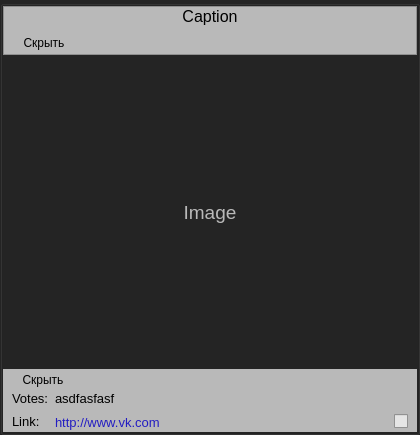
<?xml version="1.0" encoding="UTF-8"?>
<ui version="4.0">
 <class>GroupBox</class>
 <widget class="QGroupBox" name="GroupBox">
  <property name="geometry">
   <rect>
    <x>0</x>
    <y>0</y>
    <width>420</width>
    <height>435</height>
   </rect>
  </property>
  <property name="sizePolicy">
   <sizepolicy hsizetype="Preferred" vsizetype="Preferred">
    <horstretch>0</horstretch>
    <verstretch>0</verstretch>
   </sizepolicy>
  </property>
  <property name="minimumSize">
   <size>
    <width>0</width>
    <height>0</height>
   </size>
  </property>
  <property name="maximumSize">
   <size>
    <width>99999</width>
    <height>16777215</height>
   </size>
  </property>
  <property name="palette">
   <palette>
    <active>
     <colorrole role="Base">
      <brush brushstyle="SolidPattern">
       <color alpha="255">
        <red>229</red>
        <green>229</green>
        <blue>229</blue>
       </color>
      </brush>
     </colorrole>
     <colorrole role="Window">
      <brush brushstyle="SolidPattern">
       <color alpha="255">
        <red>36</red>
        <green>36</green>
        <blue>36</blue>
       </color>
      </brush>
     </colorrole>
    </active>
    <inactive>
     <colorrole role="Base">
      <brush brushstyle="SolidPattern">
       <color alpha="255">
        <red>229</red>
        <green>229</green>
        <blue>229</blue>
       </color>
      </brush>
     </colorrole>
     <colorrole role="Window">
      <brush brushstyle="SolidPattern">
       <color alpha="255">
        <red>36</red>
        <green>36</green>
        <blue>36</blue>
       </color>
      </brush>
     </colorrole>
    </inactive>
    <disabled>
     <colorrole role="Base">
      <brush brushstyle="SolidPattern">
       <color alpha="255">
        <red>36</red>
        <green>36</green>
        <blue>36</blue>
       </color>
      </brush>
     </colorrole>
     <colorrole role="Window">
      <brush brushstyle="SolidPattern">
       <color alpha="255">
        <red>36</red>
        <green>36</green>
        <blue>36</blue>
       </color>
      </brush>
     </colorrole>
    </disabled>
   </palette>
  </property>
  <property name="mouseTracking">
   <bool>false</bool>
  </property>
  <property name="windowTitle">
   <string>GroupBox</string>
  </property>
  <property name="autoFillBackground">
   <bool>true</bool>
  </property>
  <property name="title">
   <string/>
  </property>
  <property name="flat">
   <bool>true</bool>
  </property>
  <property name="checkable">
   <bool>false</bool>
  </property>
  <layout class="QVBoxLayout" name="verticalLayout">
   <property name="spacing">
    <number>0</number>
   </property>
   <property name="margin">
    <number>0</number>
   </property>
   <item>
    <widget class="QFrame" name="frame_3">
     <property name="palette">
      <palette>
       <active>
        <colorrole role="Base">
         <brush brushstyle="SolidPattern">
          <color alpha="255">
           <red>229</red>
           <green>229</green>
           <blue>229</blue>
          </color>
         </brush>
        </colorrole>
        <colorrole role="Window">
         <brush brushstyle="SolidPattern">
          <color alpha="255">
           <red>185</red>
           <green>185</green>
           <blue>185</blue>
          </color>
         </brush>
        </colorrole>
       </active>
       <inactive>
        <colorrole role="Base">
         <brush brushstyle="SolidPattern">
          <color alpha="255">
           <red>229</red>
           <green>229</green>
           <blue>229</blue>
          </color>
         </brush>
        </colorrole>
        <colorrole role="Window">
         <brush brushstyle="SolidPattern">
          <color alpha="255">
           <red>185</red>
           <green>185</green>
           <blue>185</blue>
          </color>
         </brush>
        </colorrole>
       </inactive>
       <disabled>
        <colorrole role="Base">
         <brush brushstyle="SolidPattern">
          <color alpha="255">
           <red>185</red>
           <green>185</green>
           <blue>185</blue>
          </color>
         </brush>
        </colorrole>
        <colorrole role="Window">
         <brush brushstyle="SolidPattern">
          <color alpha="255">
           <red>185</red>
           <green>185</green>
           <blue>185</blue>
          </color>
         </brush>
        </colorrole>
       </disabled>
      </palette>
     </property>
     <property name="autoFillBackground">
      <bool>true</bool>
     </property>
     <property name="frameShape">
      <enum>QFrame::StyledPanel</enum>
     </property>
     <property name="frameShadow">
      <enum>QFrame::Raised</enum>
     </property>
     <layout class="QVBoxLayout" name="verticalLayout_3">
      <property name="spacing">
       <number>6</number>
      </property>
      <property name="margin">
       <number>0</number>
      </property>
      <item>
       <widget class="QLabel" name="titleLabel">
        <property name="font">
         <font>
          <family>Segoe UI</family>
          <pointsize>12</pointsize>
          <kerning>true</kerning>
         </font>
        </property>
        <property name="text">
         <string>Caption</string>
        </property>
        <property name="alignment">
         <set>Qt::AlignCenter</set>
        </property>
        <property name="wordWrap">
         <bool>true</bool>
        </property>
       </widget>
      </item>
      <item>
       <layout class="QHBoxLayout" name="horizontalLayout">
        <item>
         <widget class="QPushButton" name="hideButton">
          <property name="sizePolicy">
           <sizepolicy hsizetype="Minimum" vsizetype="Minimum">
            <horstretch>0</horstretch>
            <verstretch>0</verstretch>
           </sizepolicy>
          </property>
          <property name="cursor">
           <cursorShape>ArrowCursor</cursorShape>
          </property>
          <property name="text">
           <string>Скрыть</string>
          </property>
          <property name="iconSize">
           <size>
            <width>0</width>
            <height>0</height>
           </size>
          </property>
          <property name="flat">
           <bool>true</bool>
          </property>
         </widget>
        </item>
        <item>
         <spacer name="horizontalSpacer_4">
          <property name="orientation">
           <enum>Qt::Horizontal</enum>
          </property>
          <property name="sizeHint" stdset="0">
           <size>
            <width>40</width>
            <height>20</height>
           </size>
          </property>
         </spacer>
        </item>
       </layout>
      </item>
     </layout>
    </widget>
   </item>
   <item>
    <widget class="QLabel" name="imageLabel">
     <property name="sizePolicy">
      <sizepolicy hsizetype="Expanding" vsizetype="Expanding">
       <horstretch>0</horstretch>
       <verstretch>0</verstretch>
      </sizepolicy>
     </property>
     <property name="minimumSize">
      <size>
       <width>0</width>
       <height>0</height>
      </size>
     </property>
     <property name="palette">
      <palette>
       <active>
        <colorrole role="WindowText">
         <brush brushstyle="SolidPattern">
          <color alpha="255">
           <red>185</red>
           <green>185</green>
           <blue>185</blue>
          </color>
         </brush>
        </colorrole>
        <colorrole role="Text">
         <brush brushstyle="SolidPattern">
          <color alpha="255">
           <red>185</red>
           <green>185</green>
           <blue>185</blue>
          </color>
         </brush>
        </colorrole>
       </active>
       <inactive>
        <colorrole role="WindowText">
         <brush brushstyle="SolidPattern">
          <color alpha="255">
           <red>185</red>
           <green>185</green>
           <blue>185</blue>
          </color>
         </brush>
        </colorrole>
        <colorrole role="Text">
         <brush brushstyle="SolidPattern">
          <color alpha="255">
           <red>185</red>
           <green>185</green>
           <blue>185</blue>
          </color>
         </brush>
        </colorrole>
       </inactive>
       <disabled>
        <colorrole role="WindowText">
         <brush brushstyle="SolidPattern">
          <color alpha="255">
           <red>120</red>
           <green>120</green>
           <blue>120</blue>
          </color>
         </brush>
        </colorrole>
        <colorrole role="Text">
         <brush brushstyle="SolidPattern">
          <color alpha="255">
           <red>120</red>
           <green>120</green>
           <blue>120</blue>
          </color>
         </brush>
        </colorrole>
       </disabled>
      </palette>
     </property>
     <property name="font">
      <font>
       <family>Segoe UI</family>
       <pointsize>14</pointsize>
      </font>
     </property>
     <property name="frameShape">
      <enum>QFrame::NoFrame</enum>
     </property>
     <property name="frameShadow">
      <enum>QFrame::Sunken</enum>
     </property>
     <property name="lineWidth">
      <number>1</number>
     </property>
     <property name="text">
      <string>Image</string>
     </property>
     <property name="alignment">
      <set>Qt::AlignCenter</set>
     </property>
     <property name="wordWrap">
      <bool>true</bool>
     </property>
    </widget>
   </item>
   <item>
    <widget class="QFrame" name="frame_2">
     <property name="palette">
      <palette>
       <active>
        <colorrole role="Base">
         <brush brushstyle="SolidPattern">
          <color alpha="255">
           <red>229</red>
           <green>229</green>
           <blue>229</blue>
          </color>
         </brush>
        </colorrole>
        <colorrole role="Window">
         <brush brushstyle="SolidPattern">
          <color alpha="255">
           <red>185</red>
           <green>185</green>
           <blue>185</blue>
          </color>
         </brush>
        </colorrole>
       </active>
       <inactive>
        <colorrole role="Base">
         <brush brushstyle="SolidPattern">
          <color alpha="255">
           <red>229</red>
           <green>229</green>
           <blue>229</blue>
          </color>
         </brush>
        </colorrole>
        <colorrole role="Window">
         <brush brushstyle="SolidPattern">
          <color alpha="255">
           <red>185</red>
           <green>185</green>
           <blue>185</blue>
          </color>
         </brush>
        </colorrole>
       </inactive>
       <disabled>
        <colorrole role="Base">
         <brush brushstyle="SolidPattern">
          <color alpha="255">
           <red>185</red>
           <green>185</green>
           <blue>185</blue>
          </color>
         </brush>
        </colorrole>
        <colorrole role="Window">
         <brush brushstyle="SolidPattern">
          <color alpha="255">
           <red>185</red>
           <green>185</green>
           <blue>185</blue>
          </color>
         </brush>
        </colorrole>
       </disabled>
      </palette>
     </property>
     <property name="autoFillBackground">
      <bool>true</bool>
     </property>
     <layout class="QVBoxLayout" name="verticalLayout_2">
      <property name="spacing">
       <number>0</number>
      </property>
      <property name="margin">
       <number>0</number>
      </property>
      <item>
       <layout class="QHBoxLayout" name="horizontalLayout_2">
        <item>
         <widget class="QPushButton" name="hideButton2">
          <property name="cursor">
           <cursorShape>ArrowCursor</cursorShape>
          </property>
          <property name="text">
           <string>Скрыть</string>
          </property>
          <property name="flat">
           <bool>true</bool>
          </property>
         </widget>
        </item>
        <item>
         <spacer name="horizontalSpacer_3">
          <property name="orientation">
           <enum>Qt::Horizontal</enum>
          </property>
          <property name="sizeHint" stdset="0">
           <size>
            <width>40</width>
            <height>20</height>
           </size>
          </property>
         </spacer>
        </item>
       </layout>
      </item>
      <item>
       <layout class="QGridLayout" name="gridLayout_3">
        <property name="leftMargin">
         <number>9</number>
        </property>
        <property name="rightMargin">
         <number>9</number>
        </property>
        <property name="spacing">
         <number>6</number>
        </property>
        <item row="1" column="0">
         <widget class="QLabel" name="label_4">
          <property name="sizePolicy">
           <sizepolicy hsizetype="Fixed" vsizetype="Fixed">
            <horstretch>0</horstretch>
            <verstretch>0</verstretch>
           </sizepolicy>
          </property>
          <property name="font">
           <font>
            <family>Segoe UI</family>
            <pointsize>10</pointsize>
           </font>
          </property>
          <property name="frameShape">
           <enum>QFrame::NoFrame</enum>
          </property>
          <property name="frameShadow">
           <enum>QFrame::Sunken</enum>
          </property>
          <property name="lineWidth">
           <number>1</number>
          </property>
          <property name="text">
           <string>Link:</string>
          </property>
         </widget>
        </item>
        <item row="0" column="0">
         <widget class="QLabel" name="label_3">
          <property name="sizePolicy">
           <sizepolicy hsizetype="Fixed" vsizetype="Fixed">
            <horstretch>0</horstretch>
            <verstretch>0</verstretch>
           </sizepolicy>
          </property>
          <property name="font">
           <font>
            <family>Segoe UI</family>
            <pointsize>10</pointsize>
           </font>
          </property>
          <property name="frameShape">
           <enum>QFrame::NoFrame</enum>
          </property>
          <property name="frameShadow">
           <enum>QFrame::Sunken</enum>
          </property>
          <property name="lineWidth">
           <number>1</number>
          </property>
          <property name="text">
           <string>Votes:</string>
          </property>
         </widget>
        </item>
        <item row="1" column="1">
         <widget class="QLabel" name="linkLabel">
          <property name="sizePolicy">
           <sizepolicy hsizetype="Preferred" vsizetype="Ignored">
            <horstretch>0</horstretch>
            <verstretch>0</verstretch>
           </sizepolicy>
          </property>
          <property name="palette">
           <palette>
            <active>
             <colorrole role="WindowText">
              <brush brushstyle="SolidPattern">
               <color alpha="255">
                <red>35</red>
                <green>29</green>
                <blue>194</blue>
               </color>
              </brush>
             </colorrole>
             <colorrole role="Text">
              <brush brushstyle="SolidPattern">
               <color alpha="255">
                <red>7</red>
                <green>2</green>
                <blue>173</blue>
               </color>
              </brush>
             </colorrole>
            </active>
            <inactive>
             <colorrole role="WindowText">
              <brush brushstyle="SolidPattern">
               <color alpha="255">
                <red>35</red>
                <green>29</green>
                <blue>194</blue>
               </color>
              </brush>
             </colorrole>
             <colorrole role="Text">
              <brush brushstyle="SolidPattern">
               <color alpha="255">
                <red>7</red>
                <green>2</green>
                <blue>173</blue>
               </color>
              </brush>
             </colorrole>
            </inactive>
            <disabled>
             <colorrole role="WindowText">
              <brush brushstyle="SolidPattern">
               <color alpha="255">
                <red>120</red>
                <green>120</green>
                <blue>120</blue>
               </color>
              </brush>
             </colorrole>
             <colorrole role="Text">
              <brush brushstyle="SolidPattern">
               <color alpha="255">
                <red>120</red>
                <green>120</green>
                <blue>120</blue>
               </color>
              </brush>
             </colorrole>
            </disabled>
           </palette>
          </property>
          <property name="font">
           <font>
            <family>Segoe UI</family>
            <pointsize>10</pointsize>
           </font>
          </property>
          <property name="cursor">
           <cursorShape>PointingHandCursor</cursorShape>
          </property>
          <property name="frameShape">
           <enum>QFrame::NoFrame</enum>
          </property>
          <property name="frameShadow">
           <enum>QFrame::Sunken</enum>
          </property>
          <property name="lineWidth">
           <number>1</number>
          </property>
          <property name="text">
           <string>http://www.vk.com</string>
          </property>
          <property name="openExternalLinks">
           <bool>true</bool>
          </property>
         </widget>
        </item>
        <item row="1" column="3">
         <widget class="QCheckBox" name="checkBox">
          <property name="sizePolicy">
           <sizepolicy hsizetype="Fixed" vsizetype="Fixed">
            <horstretch>0</horstretch>
            <verstretch>0</verstretch>
           </sizepolicy>
          </property>
          <property name="text">
           <string/>
          </property>
         </widget>
        </item>
        <item row="1" column="2">
         <spacer name="horizontalSpacer_2">
          <property name="orientation">
           <enum>Qt::Horizontal</enum>
          </property>
          <property name="sizeHint" stdset="0">
           <size>
            <width>40</width>
            <height>20</height>
           </size>
          </property>
         </spacer>
        </item>
        <item row="0" column="1">
         <widget class="QLabel" name="votesLabel">
          <property name="sizePolicy">
           <sizepolicy hsizetype="Fixed" vsizetype="Ignored">
            <horstretch>0</horstretch>
            <verstretch>0</verstretch>
           </sizepolicy>
          </property>
          <property name="font">
           <font>
            <family>Segoe UI</family>
            <pointsize>10</pointsize>
           </font>
          </property>
          <property name="frameShape">
           <enum>QFrame::NoFrame</enum>
          </property>
          <property name="frameShadow">
           <enum>QFrame::Sunken</enum>
          </property>
          <property name="lineWidth">
           <number>1</number>
          </property>
          <property name="text">
           <string>asdfasfasf</string>
          </property>
         </widget>
        </item>
       </layout>
      </item>
     </layout>
    </widget>
   </item>
  </layout>
 </widget>
 <resources/>
 <connections/>
</ui>
